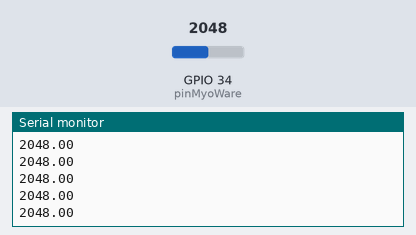
The sketch below on a simulated ESP32. Parts: the last lines printed to the serial monitor. Inputs (shaded band) come from the test bench; at power-on: GPIO 34 (pinMyoWare) = 2048.

Above: at 2.2 s.
2.3 s: GPIO 34 (pinMyoWare) set to 2866
At 2.59 s:
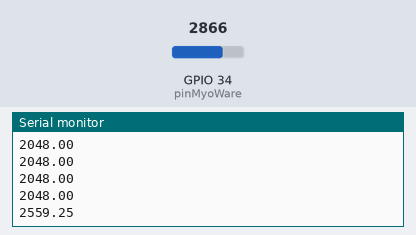
3.8 s: GPIO 34 (pinMyoWare) set to 3603
At 3.82 s:
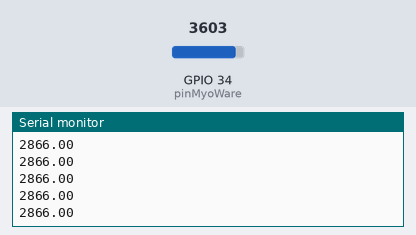
Timing chart, 0 to 6.8 s (numbered marks = the images above; inputs shaded):
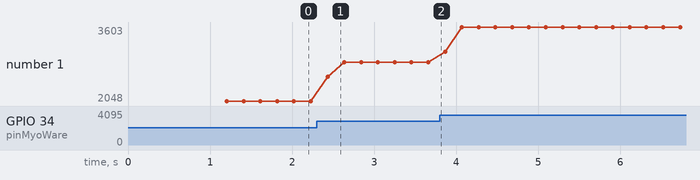

The sketch:

PRUEBA_EMG.ino
```cpp
// Proyecto Final PSB - EMG + Voz
// Lectura de MyoWare Muscle Sensor con ESP32
// Señal usada: ENV del MyoWare
// Pin ESP32: GPIO34
// Salida serial: valor promedio de EMG cada 200 ms

const int pinMyoWare = 34;

// 40 muestras x 5 ms = 200 ms
const int N = 40;

void setup() {
  Serial.begin(115200);
  delay(1000);
}

void loop() {
  long suma = 0;

  for (int i = 0; i < N; i++) {
    int valor = analogRead(pinMyoWare);
    suma += valor;
    delay(5);
  }

  float emg_promedio = suma / float(N);

  Serial.println(emg_promedio);
}
```

Measured:
- after the input at 2.3 s, the serial monitor: prints a new line after 0.13 s (image 1)
- plotted number 1: 2048 → 2866 after the input at 2.3 s, 2866 → 3603 after the input at 3.8 s
